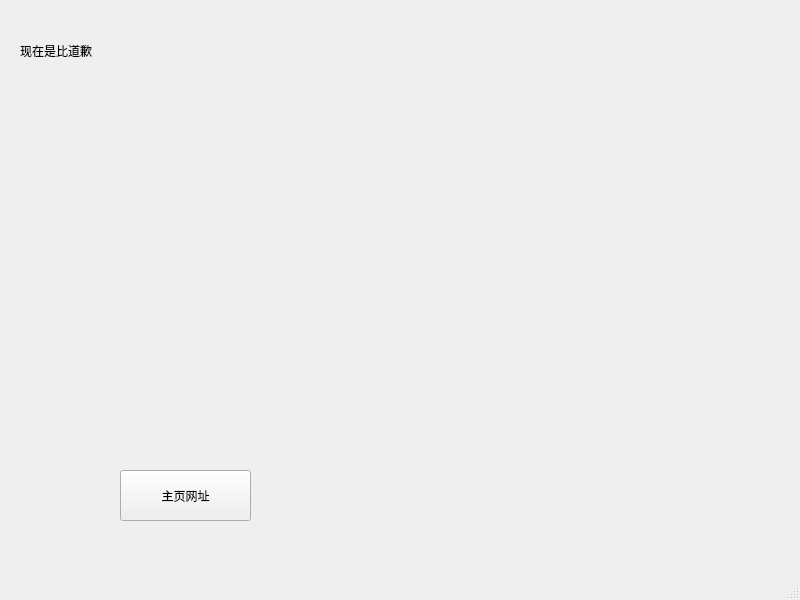
<?xml version="1.0" encoding="UTF-8"?>
<ui version="4.0">
 <class>MainWindow</class>
 <widget class="QMainWindow" name="MainWindow">
  <property name="geometry">
   <rect>
    <x>0</x>
    <y>0</y>
    <width>800</width>
    <height>600</height>
   </rect>
  </property>
  <property name="windowTitle">
   <string>MainWindow</string>
  </property>
  <widget class="QWidget" name="centralwidget">
   <widget class="QToolButton" name="toolButton">
    <property name="geometry">
     <rect>
      <x>120</x>
      <y>470</y>
      <width>131</width>
      <height>51</height>
     </rect>
    </property>
    <property name="text">
     <string>主页网址</string>
    </property>
   </widget>
   <widget class="QLabel" name="label">
    <property name="geometry">
     <rect>
      <x>20</x>
      <y>20</y>
      <width>101</width>
      <height>61</height>
     </rect>
    </property>
    <property name="text">
     <string>现在是比道歉</string>
    </property>
   </widget>
  </widget>
  <widget class="QMenuBar" name="menubar">
   <property name="geometry">
    <rect>
     <x>0</x>
     <y>0</y>
     <width>800</width>
     <height>23</height>
    </rect>
   </property>
  </widget>
  <widget class="QStatusBar" name="statusbar"/>
 </widget>
 <resources/>
 <connections/>
</ui>
